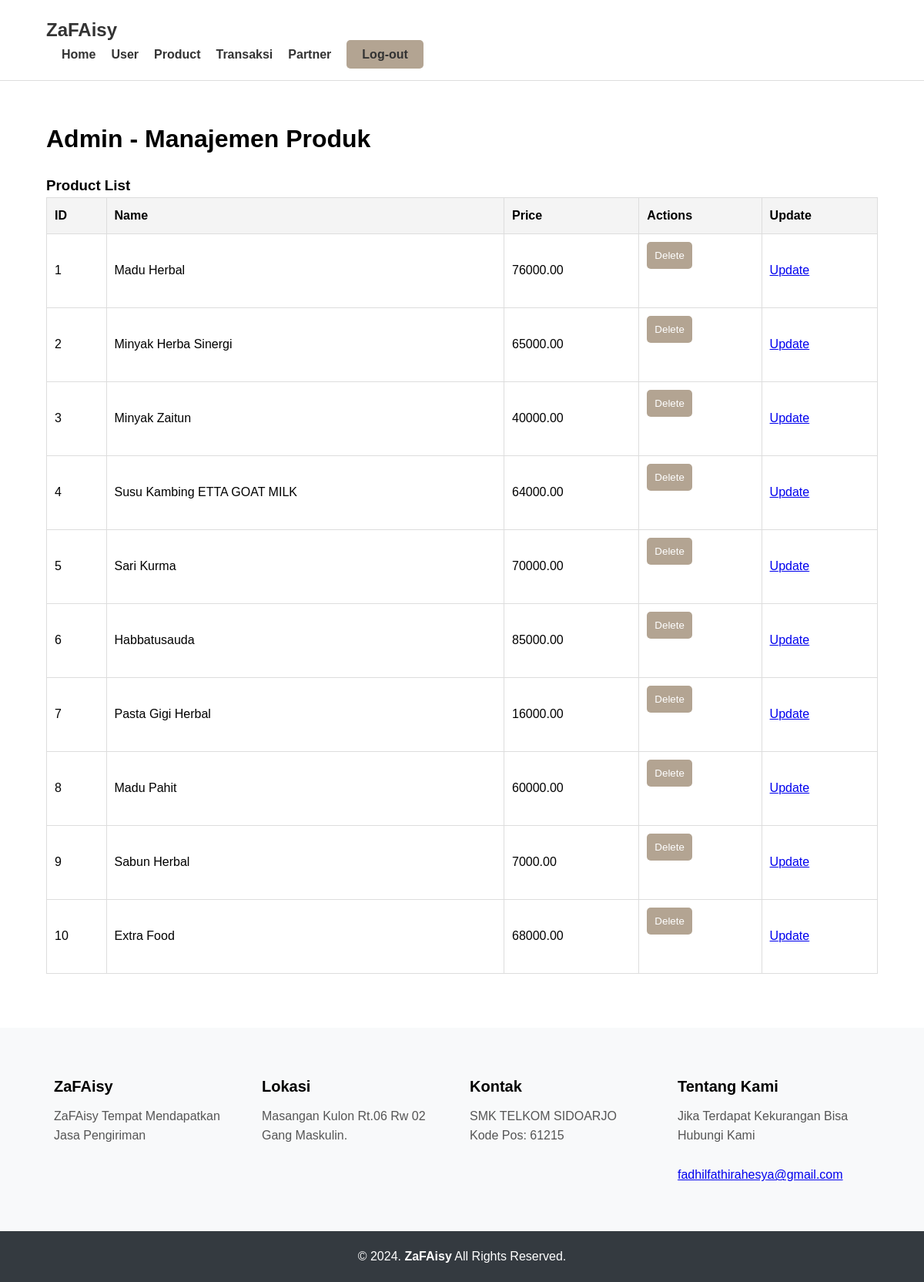
The page /view_admin_products.php (signed in) on the database its author committed.
### tables this page shows
CREATE TABLE `products` (
  `id` int(11) NOT NULL,
  `name` varchar(255) NOT NULL,
  `price` decimal(10,2) NOT NULL,
  `image` varchar(255) NOT NULL,
  `image_path` varchar(255) DEFAULT NULL
);

### view_admin_products.php (the view, shortened to what this page needs)
<?php
include("koneksi/database.php");
$sql = "SELECT * FROM products";
$result = $conn->query($sql);
?>
<!DOCTYPE html>
<html lang="en">
<head>
    <link rel="stylesheet" href="view_admin.css">
</head>
<body>
    <nav>
        <div class="wrapper">
            <div class="logo"><a href="view_admin.php">ZaFAisy</a></div>
            <div class="menu">
                <ul>
                <li><a href="view_admin.php">Home</a></li>
                    <li><a href="view_admin_users.php">User</a></li>
                    <li><a href="view_admin_products.php">Product</a></li>
                    <li><a href="view_admin_transactions.php">Transaksi</a></li>
                    <li><a href="partner_admin.php">Partner</a></li>
                    <li><a href="logout.php" class="btn-signup">Log-out</a></li>
                </ul>
            </div>
        </div>
    </nav>
    <div class="wrapper">
        <section id="view_admin">
            <h2>Admin - Manajemen Produk</h2>
            <h3>Product List</h3>
            <table>
                <thead>
                    <tr>
                        <th>ID</th>
                        <th>Name</th>
                        <th>Price</th>
                        <th>Actions</th>
                        <th>Update</th>
                    </tr>
                </thead>
                <tbody>
                    <?php while ($row = $result->fetch_assoc()): ?>
                        <tr>
                            <td><?php echo $row['id']; ?></td>
                            <td><?php echo htmlspecialchars($row['name']); ?></td>
                            <td><?php echo htmlspecialchars($row['price']); ?></td>
                            <td>
                                <form action="view_admin.php" method="post" style="display:inline-block;">
                                    <button type="submit" name="delete">Delete</button>
                                </form>
                            </td>
                            <td>
                                <a href="update_produk.php?id=<?php echo $row['id']; ?>" class="btn">Update</a>
                            </td>
                        </tr>
                    <?php endwhile; ?>
                </tbody>
            </table>
        </section>
    </div>
    <div id="contact">
        <div class="wrapper">
            <div class="footer">
                <div class="footer-section">
                    <h3>ZaFAisy</h3>
                    <p>ZaFAisy Tempat Mendapatkan Jasa Pengiriman</p>
                </div>
                <div class="footer-section">
                    <h3>Lokasi</h3>
                    <p>Masangan Kulon Rt.06 Rw 02 Gang Maskulin.</p>
                </div>
                <div class="footer-section">
                    <h3>Kontak</h3>
                    <p>SMK TELKOM SIDOARJO</p>
                    <p>Kode Pos: 61215</p>
                </div>
                <div class="footer-section">
                    <h3>Tentang Kami</h3>
                    <p>Jika Terdapat Kekurangan Bisa Hubungi Kami<br><br><a href="mailto:fadhilfathirahesya@gmail.com">fadhilfathirahesya@gmail.com</a></p>
                </div>
            </div>
        </div>
    </div>
    <div id="copyright">
        <div class="wrapper">
            &copy; 2024. <b>ZaFAisy</b> All Rights Reserved.
        </div>
    </div>
</body>
</html>

### view_admin.css (style rules this page uses)
* { margin: 0; padding: 0; box-sizing: border-box; font-family: 'Arial', sans-serif; }
body { font-family: 'Arial', sans-serif; line-height: 1.6; }
.wrapper { width: 90%; max-width: 1200px; margin: auto; }
nav { display: flex; justify-content: space-between; align-items: center; padding: 20px 0; background: #fff; border-bottom: 1px solid #ddd; }
.logo a { font-size: 24px; font-weight: bold; color: #333; text-decoration: none; }
.menu ul { display: flex; list-style: none; }
.menu ul li { margin-left: 20px; }
.menu ul li a { color: #333; text-decoration: none; font-weight: bold; }
.btn-signup { background: #B3A492; color: #fff; padding: 10px 20px; border-radius: 5px; }
#view_admin { padding: 50px 0; }
#view_admin h2 { font-size: 32px; margin-bottom: 20px; }
#view_admin form { margin-bottom: 30px; }
#view_admin form input, #view_admin form button { display: block; width: 100%; margin-bottom: 10px; padding: 10px; border: 1px solid #ddd; border-radius: 5px; }
#view_admin form button { background: #B3A492; color: #fff; border: none; cursor: pointer; }
table { width: 100%; border-collapse: collapse; margin-bottom: 20px; }
table, th, td { border: 1px solid #ddd; }
th, td { padding: 10px; text-align: left; }
th { background: #f4f4f4; }
#contact { background: #f8f9fa; padding: 50px 0; }
.footer { display: flex; justify-content: space-between; flex-wrap: wrap; }
.footer-section { flex: 1; margin: 10px; min-width: 200px; }
.footer-section h3 { font-size: 20px; margin-bottom: 10px; }
.footer-section p { font-size: 16px; color: #555; }
#copyright { text-align: center; padding: 20px 0; background: #343a40; color: #fff; }

### rows shown on the page
products: id "1", name "Madu Herbal", price "76000.00"
products: id "2", name "Minyak Herba Sinergi", price "65000.00"
products: id "3", name "Minyak Zaitun", price "40000.00"
products: id "4", name "Susu Kambing ETTA GOAT MILK", price "64000.00"
products: id "5", name "Sari Kurma", price "70000.00"
products: id "6", name "Habbatusauda", price "85000.00"
products: id "7", name "Pasta Gigi Herbal", price "16000.00"
products: id "8", name "Madu Pahit", price "60000.00"
products: id "9", name "Sabun Herbal", price "7000.00"
products: id "10", name "Extra Food", price "68000.00"
